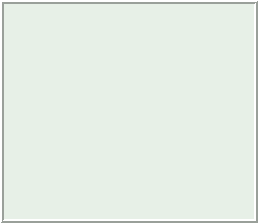
<?xml version="1.0" encoding="UTF-8"?>
<ui version="4.0">
 <class>GSlot</class>
 <widget class="QFrame" name="GSlot">
  <property name="geometry">
   <rect>
    <x>0</x>
    <y>0</y>
    <width>258</width>
    <height>223</height>
   </rect>
  </property>
  <property name="sizePolicy">
   <sizepolicy hsizetype="MinimumExpanding" vsizetype="MinimumExpanding">
    <horstretch>0</horstretch>
    <verstretch>0</verstretch>
   </sizepolicy>
  </property>
  <property name="windowTitle">
   <string>Frame</string>
  </property>
  <property name="styleSheet">
   <string notr="true">background-color: rgb(231, 240, 231);</string>
  </property>
  <property name="frameShape">
   <enum>QFrame::Box</enum>
  </property>
  <property name="frameShadow">
   <enum>QFrame::Raised</enum>
  </property>
  <property name="lineWidth">
   <number>2</number>
  </property>
  <property name="midLineWidth">
   <number>0</number>
  </property>
  <layout class="QVBoxLayout" name="verticalLayout">
   <property name="spacing">
    <number>0</number>
   </property>
   <property name="leftMargin">
    <number>1</number>
   </property>
   <property name="topMargin">
    <number>1</number>
   </property>
   <property name="rightMargin">
    <number>1</number>
   </property>
   <property name="bottomMargin">
    <number>1</number>
   </property>
  </layout>
 </widget>
 <resources/>
 <connections/>
 <slots>
  <signal>clicked()</signal>
 </slots>
</ui>
